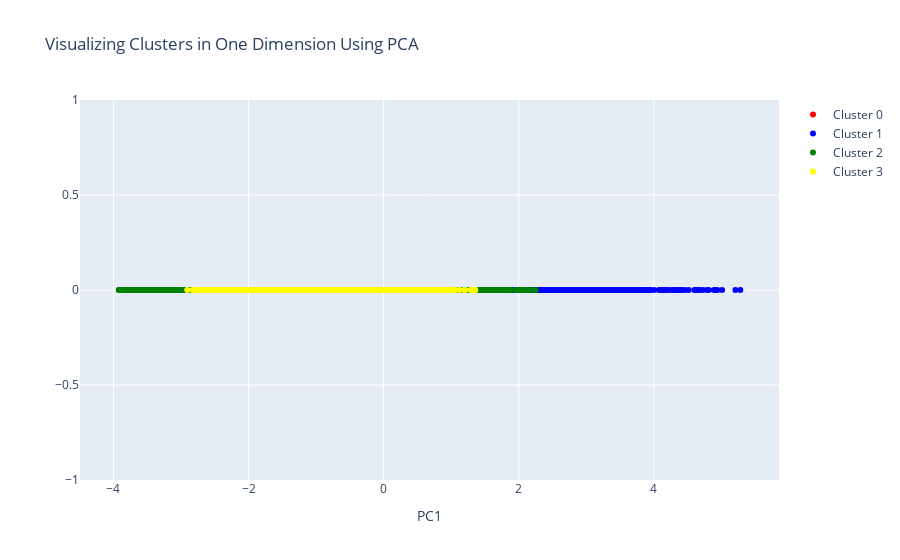

Notebook code for this chart:
### Markdown cell above
### 1-D

### Code cell
#Instructions for building the 1-D plot

#trace1 is for 'Cluster 0'
trace1 = go.Scatter(
                    x = cluster0["PC1_1d"],
                    y = cluster0["dummy"],
                    mode = "markers",
                    name = "Cluster 0",
                    marker = dict(color = 'red'),
                    text = None)

#trace2 is for 'Cluster 1'
trace2 = go.Scatter(
                    x = cluster1["PC1_1d"],
                    y = cluster1["dummy"],
                    mode = "markers",
                    name = "Cluster 1",
                    marker = dict(color = 'blue'),
                    text = None)

#trace3 is for 'Cluster 2'
trace3 = go.Scatter(
                    x = cluster2["PC1_1d"],
                    y = cluster2["dummy"],
                    mode = "markers",
                    name = "Cluster 2",
                    marker = dict(color = 'green'),
                    text = None)

#trace4 is for 'Cluster 3'
trace4 = go.Scatter(
                    x = cluster3["PC1_1d"],
                    y = cluster3["dummy"],
                    mode = "markers",
                    name = "Cluster 3",
                    marker = dict(color = 'yellow'),
                    text = None)

data = [trace1, trace2, trace3, trace4]

title = "Visualizing Clusters in One Dimension Using PCA"

layout = dict(title = title,
              xaxis= dict(title= 'PC1',ticklen= 5,zeroline= False),
              yaxis= dict(title= '',ticklen= 5,zeroline= False)
             )

fig = dict(data = data, layout = layout)

iplot(fig)

### Figure 1 — Plotly figure (JSON) as saved in the notebook; plotly's stock layout.template omitted (floating-point values rounded to 4 significant figures; data arrays with more than 128 entries replaced by an {"elided": "..."} marker saying what was removed)
{"data": [{"marker": {"color": "red"}, "mode": "markers", "name": "Cluster 0", "type": "scatter", "x": [1.189, 2.365, 2.458, 1.189, 1.301, 1.226, 1.082, 0.09847, 1.143, 1.738, 1.014, 3.48, 2.923, -0.5134, 0.3447, 1.791, 2.095, 1.319, 3.329, -0.1741, 2.693, 1.557, 4.108, 2.958, 1.176, 1.925, 2.383, 1.553, 1.051, 0.7915, 3.21, 4.307, 3.128, 3.108, 1.022, 1.527, 1.849, 2.545, 1.516, 4.109, 0.1843, 2.553, 1.943, 1.242, 1.558, 1.806, 2.17, 1.773, 2.232, 1.149, 1.626, 1.933, 0.9112, 3.221, 2.009, 1.165, 1.471, 2.734, 2.325], "y": [0, 0, 0, 0, 0, 0, 0, 0, 0, 0, 0, 0, 0, 0, 0, 0, 0, 0, 0, 0, 0, 0, 0, 0, 0, 0, 0, 0, 0, 0, 0, 0, 0, 0, 0, 0, 0, 0, 0, 0, 0, 0, 0, 0, 0, 0, 0, 0, 0, 0, 0, 0, 0, 0, 0, 0, 0, 0, 0]}, {"marker": {"color": "blue"}, "mode": "markers", "name": "Cluster 1", "type": "scatter", "x": {"elided": "1862 float values"}, "y": {"elided": "1862 int values"}}, {"marker": {"color": "green"}, "mode": "markers", "name": "Cluster 2", "type": "scatter", "x": {"elided": "1304 float values"}, "y": {"elided": "1304 int values"}}, {"marker": {"color": "yellow"}, "mode": "markers", "name": "Cluster 3", "type": "scatter", "x": {"elided": "1775 float values"}, "y": {"elided": "1775 int values"}}], "layout": {"title": {"text": "Visualizing Clusters in One Dimension Using PCA"}, "xaxis": {"ticklen": 5, "title": {"text": "PC1"}, "zeroline": false}, "yaxis": {"ticklen": 5, "title": {"text": ""}, "zeroline": false}}}
